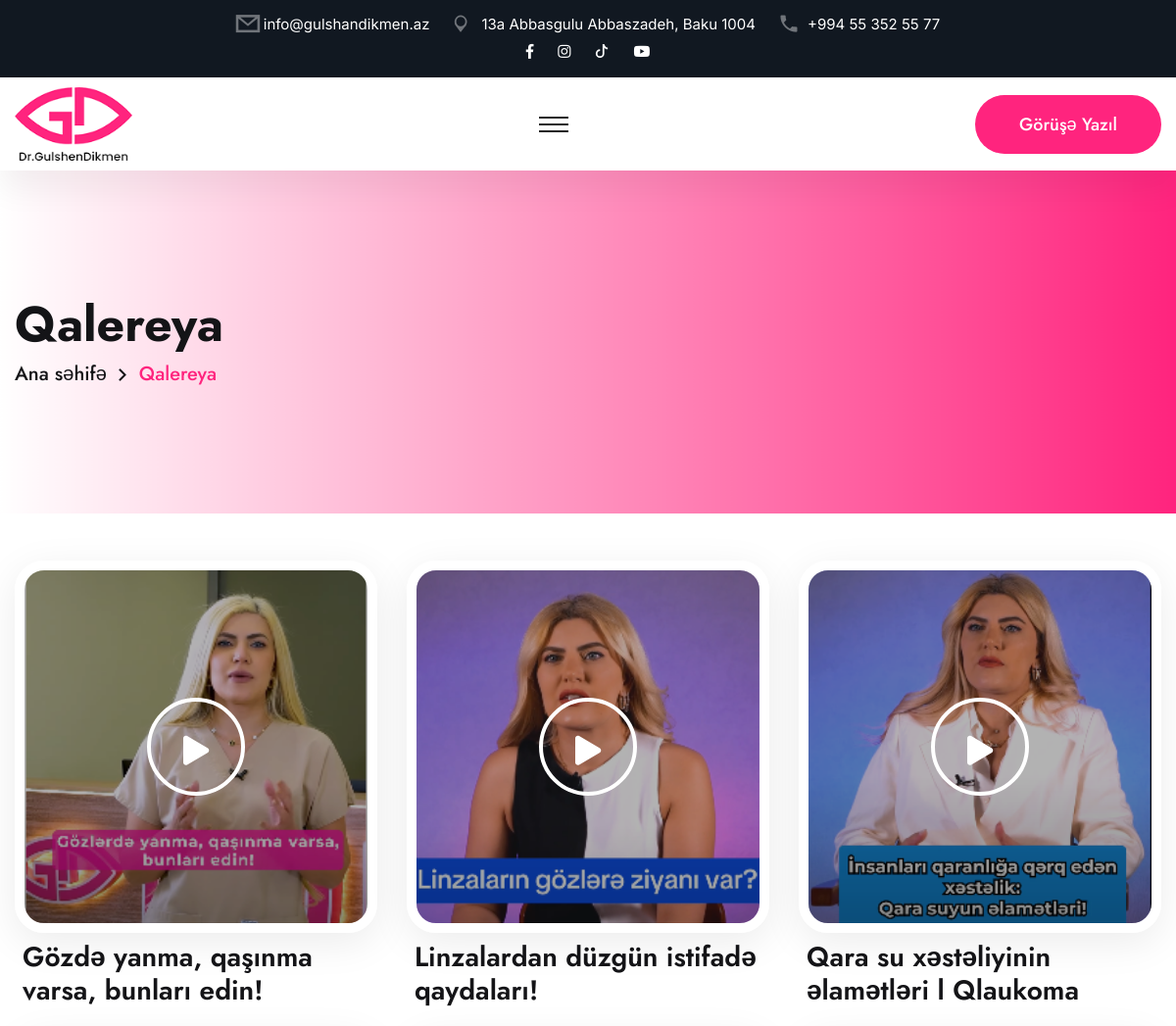
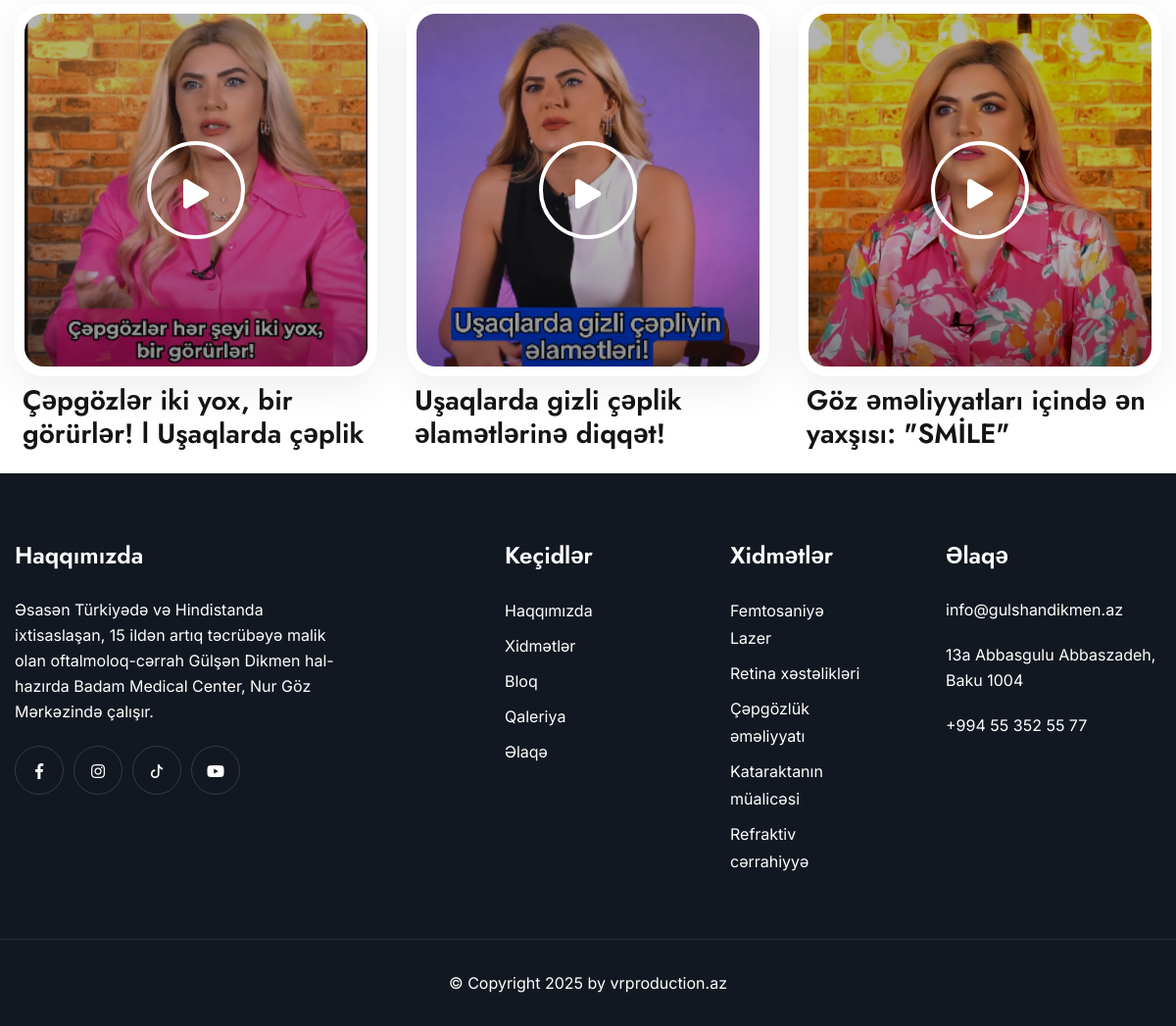
Page /gallery/ on the committed database (2 pictures, top to bottom).
### core/models.py (models this page shows, shortened)
class GeneralSettings(models.Model):
    site_title = models.CharField(
        max_length=200, verbose_name="Saytın başlığı", null = True, blank = True)
    adress = models.CharField(max_length=1500, verbose_name="Ünvan", null=True, blank = True)
    phone_number = models.CharField(
        max_length=50, verbose_name="Nömrə", null=True, blank=True)
    email = models.EmailField(blank = True)
    g_adress = models.CharField(
        max_length=1500, verbose_name="Google Map linki", null=True, blank=True)
    g_adress_iframe = models.TextField(
        verbose_name="Google Map Iframe linki", null=True, blank=True)
    logo = models.FileField(verbose_name="logo",
                            blank=True, upload_to="general_settings_logo")
    mobile_logo = models.FileField(verbose_name="Mobile logo",
                                   help_text="Mobile logo", blank=True, null=True, upload_to="general_settings_mobile_logo")
    favicon = models.FileField(verbose_name="favicon",
                               blank=True, null=True, upload_to="general_settings_favicon")
    footer_logo = models.FileField(help_text="Footer logo", blank=True, null=True, upload_to="general_settings_footer_logo")
    footer_description = models.TextField(null = True, blank = True)
    copyright_title = models.CharField(max_length = 100, blank = True)
    pages_banner_image = models.ImageField(upload_to = 'banner_image', verbose_name = 'Səhiflərdəki banner photo', null = True, blank = True)
    facebook = models.CharField(
        max_length=200, verbose_name="Facebook", blank=True)
    instagram = models.CharField(
        max_length=200, verbose_name="Instagram", blank=True)
    youtube = models.CharField(
        max_length=200, verbose_name="Youtube", blank=True)
    tiktok = models.CharField(
        max_length=200, verbose_name="TikTok", blank=True)
    class Meta:
        verbose_name = "Setting"
        verbose_name_plural = "General Settings"

class Gallery(models.Model):
    title = models.CharField(max_length = 500)
    image = models.ImageField(upload_to = 'gallery')
    youtube_link = models.TextField(null = True, blank = True)
    class Meta:
        verbose_name = "Qaleriya"
        verbose_name_plural = "Qaleriya"

class Service(models.Model):
    title = models.CharField(max_length = 100)
    slug = models.SlugField(blank=True, null=True, unique = True)
    icon = models.ImageField(upload_to = 'service_icon', null = True)
    image = models.ImageField(upload_to = 'service')
    description = RichTextUploadingField(null = True)
    is_home_page = models.BooleanField(default = False)
    class Meta:
        verbose_name = "Xidmət"
        verbose_name_plural = "Xidmətlər"
    def get_absolute_url(self):
        return reverse("service-detail", args=[str(self.slug)])

### core/views.py (the view)
# urls.py: path('gallery/', views.GalleryPageView.as_view(), name='gallery'),
class GalleryPageView(ListView):
    model = Gallery
    template_name = 'gallery.html'
    context_object_name = 'galleries'
    paginate_by = 9
    def get_queryset(self):
        return Gallery.objects.all()

### core/context_processors.py (called while the page is built)
def extras(request):
    context={
        'setting': GeneralSettings.objects.first(),
        "f_services": Service.objects.all()[:6],
        'c_blogs': Blog.objects.all()[:2],
        'current_year': datetime.datetime.now().year
    }
    return context

### core/templates/gallery.html (shortened to what this page needs)
{% extends "base.html" %}
{% block content %}
{% load static %}
{% include "components/page-title.html" with page="Qalereya" %}
<section class="contact-section p_relative pt-5">
    <div class="auto-container">
        <div class="row clearfix">
            {% for gallery in galleries %}
            <div class="col-lg-4 col-md-6 col-sm-12 video-column mb-4">
                <div class="video-inner gallery_image" style="background-image: url({{gallery.image.url}});">
                    <div class="video-btn">
                        <a href="{{gallery.youtube_link}}" class="lightbox-image" data-caption=""><i class="fas fa-play"></i></a>
                    </div>
                </div>
                <h3 class="pt-2 pl-2">{{gallery.title}}</h3>
            </div>
            {% endfor %}
        </div>
    </div>
</section>
{% endblock content %}

### templates/base.html (shortened to what this page needs)
{% load static %}
<!DOCTYPE html>
<html lang="en">
<head>
<link href="{% static "assets/css/font-awesome-all.css" %}" rel="stylesheet">
<link href="{% static "assets/css/flaticon.css" %}" rel="stylesheet">
<link href="{% static "assets/css/owl.css" %}" rel="stylesheet">
<link href="{% static "assets/css/bootstrap.css" %}" rel="stylesheet">
<link href="{% static "assets/css/jquery.fancybox.min.css" %}" rel="stylesheet">
<link href="{% static "assets/css/animate.css" %}" rel="stylesheet">
<link href="{% static "assets/css/color.css" %}" rel="stylesheet">
<link href="{% static "assets/css/elpath.css" %}" rel="stylesheet">
<link href="{% static "assets/css/jquery-ui.css" %}" rel="stylesheet">
<link href="{% static "assets/css/style.css" %}" rel="stylesheet">
<link href="{% static "assets/css/responsive.css" %}" rel="stylesheet">
</head>
<body>
    <div class="boxed_wrapper">
        {% include "components/header/main-header.html" %}
        {% block content %}{% endblock content %}
        {% include "components/footer/footer.html" %}
    </div>
</body>
</html>

### templates/components/header/main-header.html (shortened to what this page needs)
{% load static %}
<header class="main-header">
    <div class="header-top">
        <div class="auto-container">
            <div class="top-inner">
                <div class="left-column">
                    <ul class="info clearfix">
                        <li><i class="icon-1"></i><a href="mailto:{{setting.email}}">{{setting.email}}</a></li>
                        <li><i class="icon-2"></i><a href="{{setting.g_adress}}">{{setting.adress}}</a></li>
                        <li><i class="icon-3"></i><a href="tel:{{setting.phone_number}}">{{setting.phone_number}}</a></li>
                    </ul>
                </div>
                <div class="right-column">
                    <ul class="social-links clearfix">
                        <li>
                            <a href="{% if setting.facebook %}{{setting.facebook}}{% else %}#{% endif %}"><i class="fab fa-facebook-f" aria-hidden="true"></i></a>
                        </li>
                        <li>
                            <a href="{% if setting.instagram %}{{setting.instagram}}{% else %}#{% endif %}"><i class="fab fa-instagram" aria-hidden="true"></i></a>
                        </li>
                        <li>
                            <a href="{% if setting.tiktok %}{{setting.tiktok}}{% else %}#{% endif %}">
                                <svg xmlns="http://www.w3.org/2000/svg" style="margin-bottom:4px;" width="14" height="14" fill="currentColor" class="bi bi-tiktok" viewBox="0 0 16 16">
                                    <path d="M9 0h1.98c.144.715.54 1.617 1.235 2.512C12.895 3.389 13.797 4 15 4v2c-1.753 0-3.07-.814-4-1.829V11a5 5 0 1 1-5-5v2a3 3 0 1 0 3 3z"/>
                                  </svg>                           </a>
                        </li> <li>
                            <a href="{% if setting.youtube %}{{setting.youtube}}{% else %}#{% endif %}"><i class="fab fa-youtube" aria-hidden="true"></i></a>
                        </li>
                    </ul>
                </div>
            </div>
        </div>
    </div>
    <div class="header-lower">
        <div class="auto-container">
            <div class="outer-box">
                <div class="logo-box">
                    <figure class="logo"><a href="{% url "home" %}"><img src="{{setting.logo.url}}" alt=""></a></figure>
                </div>
                <div class="menu-area clearfix">
                    <div class="mobile-nav-toggler">
                        <i class="icon-bar"></i>
                        <i class="icon-bar"></i>
                        <i class="icon-bar"></i>
                    </div>
                </div>
                <div class="nav-right">
                    <div class="btn-box">
                        <a href="{% url "contact" %}" class="theme-btn btn-one">Görüşə yazıl</a>
                    </div>
                </div>
            </div>
        </div>
    </div>
</header>

### core/templates/components/page-title.html
{% load static %}
<section class="page-title">
    <div class="bg-layer" style="background-image: url({{setting.pages_banner_image.url}});"></div>
    <div class="auto-container">
        <div class="content-box">
            <h1>{{page}}
            </h1>
            <ul class="bread-crumb clearfix">
                <li><a href="{% url "home" %}">Ana səhifə</a></li>
                <li>{{page}}</li>
            </ul>
        </div>
    </div>
</section>

### templates/components/footer/footer.html
<footer class="main-footer p_relative">
    <div class="widget-section">
        <div class="auto-container">
            <div class="row clearfix">
                <div class="col-lg-4 col-md-6 col-sm-12 footer-column">
                    <div class="about-widget footer-widget mr_40">
                        <div class="widget-title">
                            <h3>Haqqımızda</h3>
                        </div>
                        <div class="widget-content">
                            <p>{{setting.footer_description}}</p>
                            <ul class="social-links clearfix">
                                <li>
                                    <a href="{% if setting.facebook %}{{setting.facebook}}{% else %}#{% endif %}"><i class="fab fa-facebook-f" aria-hidden="true"></i></a>
                                </li>
                                <li>
                                    <a href="{% if setting.instagram %}{{setting.instagram}}{% else %}#{% endif %}"><i class="fab fa-instagram" aria-hidden="true"></i></a>
                                </li>
                                <li>
                                    <a href="{% if setting.tiktok %}{{setting.tiktok}}{% else %}#{% endif %}">
                                        <svg xmlns="http://www.w3.org/2000/svg" style="margin-bottom:4px;" width="14" height="14" fill="currentColor" class="bi bi-tiktok" viewBox="0 0 16 16">
                                            <path d="M9 0h1.98c.144.715.54 1.617 1.235 2.512C12.895 3.389 13.797 4 15 4v2c-1.753 0-3.07-.814-4-1.829V11a5 5 0 1 1-5-5v2a3 3 0 1 0 3 3z"/>
                                          </svg>                           </a>
                                </li> <li>
                                    <a href="{% if setting.youtube %}{{setting.youtube}}{% else %}#{% endif %}"><i class="fab fa-youtube" aria-hidden="true"></i></a>
                                </li>
                            </ul>
                        </div>
                    </div>
                </div>
                <div class="col-lg-3 col-md-6 col-sm-12 footer-column">
                    <div class="links-widget footer-widget ml_100">
                        <div class="widget-title">
                            <h3>Keçidlər</h3>
                        </div>
                        <div class="widget-content">
                            <ul class="links-list clearfix">
                                <li><a href="{% url "about" %}">Haqqımızda</a></li>
                                <li><a href="{% url "services" %}">Xidmətlər</a></li>
                                <li><a href="{% url "blogs" %}">Bloq</a></li>
                                <li><a href="{% url "gallery" %}">Qaleriya</a></li>
                                <li><a href="{% url "contact" %}">Əlaqə</a></li>
                            </ul>
                        </div>
                    </div>
                </div>
                <div class="col-lg-2 col-md-6 col-sm-12 footer-column">
                    <div class="links-widget footer-widget ml_30">
                        <div class="widget-title">
                            <h3>Xidmətlər</h3>
                        </div>
                        <div class="widget-content">
                            <ul class="links-list clearfix">
                                {% for item in f_services %}
                                <li><a href="{{item.get_absolute_url}}">{{item.title}}</a></li>
                                {% endfor %}
                            </ul>
                        </div>
                    </div>
                </div>
                <div class="col-lg-3 col-md-6 col-sm-12 footer-column">
                    <div class="contact-widget footer-widget ml_50">
                        <div class="widget-title">
                            <h3>Əlaqə</h3>
                        </div>
                        <div class="widget-content">
                            <ul class="info clearfix">
                                <li><a href="mailto:{{setting.email}}">{{setting.email}}</a></li>
                                <li><a href="{{setting.g_adress}}">{{setting.adress}}</a></li>
                                <li><a href="tel:{{setting.phone_number}}">{{setting.phone_number}}</a></li>
                            </ul>
                        </div>
                    </div>
                </div>
            </div>
        </div>
    </div>
    <div class="footer-bottom centred">
        <div class="auto-container">
            <div class="copyright">
                <p>&copy; Copyright {{current_year}} by <a href="{{setting.copyright_link}}">{{setting.copyright_title}}</a></p>
            </div>
        </div>
    </div>
</footer>

### static/assets/css/color.css (style rules this page uses)
.theme-btn.btn-one { background: #ff247e; }
.page-title .content-box .bread-crumb li { color: #ff247e; }

### static/assets/css/elpath.css (style rules this page uses)
.p_relative { position: relative; }
.mr_40 { margin-right: 40px; }
.ml_30 { margin-left: 30px; }
.ml_50 { margin-left: 50px; }
.ml_100 { margin-left: 100px; }

### static/assets/css/responsive.css (style rules this page uses)
@media only screen and (max-width: 1200px) { .main-header .outer-box .logo { margin: 10px 0; } }
@media only screen and (max-width: 1200px) { .menu-area .mobile-nav-toggler { display: block; padding: 10px; } }
@media only screen and (max-width: 1200px) { .header-top .top-inner { display: block; } }
@media only screen and (max-width: 1200px) { .header-top .info, .header-top .right-column { justify-content: center; } }

### rows in the picture
GeneralSettings: email "info@gulshandikmen.az", adress "13a Abbasgulu Abbaszadeh, Baku 1004", phone_number "+994 55 352 55 77", logo (picture), pages_banner_image (picture), footer_description "Əsasən Türkiyədə və Hindistanda ixtisaslaşan, 15 ildən artıq təcrübəyə malik olan oftalmoloq-cərrah Gülşən Dikmen hal-hazırda Badam Medical Center, Nur Göz Mərkəzində çalışır.", copyright_title "vrproduction.az"
Gallery: image (picture), title "Gözdə yanma, qaşınma varsa, bunları edin!"
Gallery: image (picture), title "Linzalardan düzgün istifadə qaydaları!"
Gallery: image (picture), title "Qara su xəstəliyinin əlamətləri l Qlaukoma"
Gallery: image (picture), title "Çəpgözlər iki yox, bir görürlər! l Uşaqlarda çəplik"
Gallery: image (picture), title "Uşaqlarda gizli çəplik əlamətlərinə diqqət!"
Gallery: image (picture), title "Göz əməliyyatları içində ən yaxşısı: \"SMİLE\""
Service: title "Femtosaniyə Lazer"
Service: title "Retina xəstəlikləri"
Service: title "Çəpgözlük əməliyyatı"
Service: title "Kataraktanın müalicəsi"
Service: title "Refraktiv cərrahiyyə"

### other values in the picture
{{ page }} "Qalereya"
